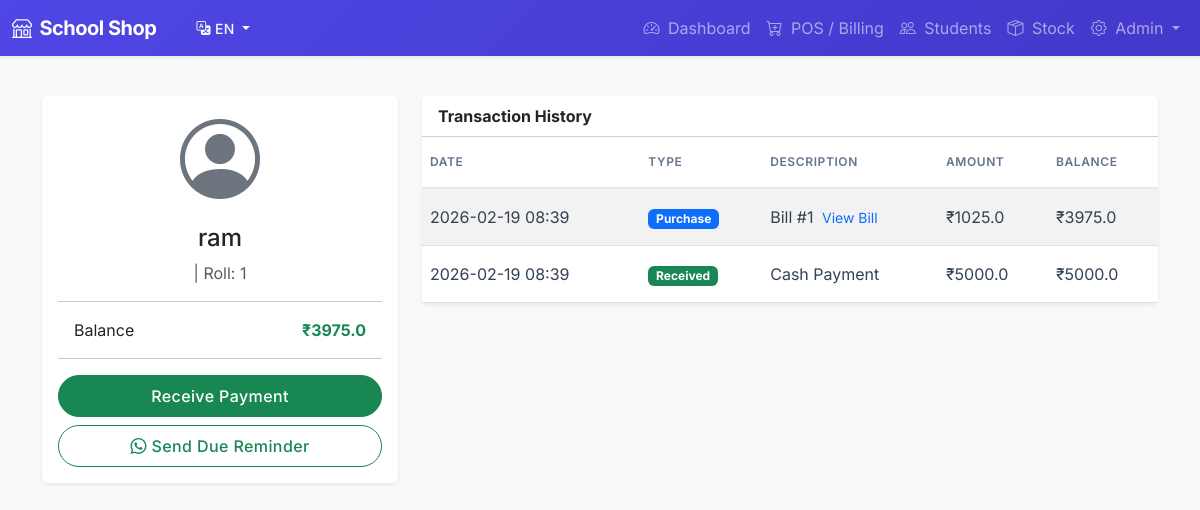
/students/1 (signed in), run on the app's committed database.
### app/models.py (models this page shows, shortened)
class Student(UserMixin, db.Model):
    __tablename__ = 'students'
    id = db.Column(db.Integer, primary_key=True)
    name = db.Column(db.String(100), nullable=False)
    password_hash = db.Column(db.String(255))
    class_id = db.Column(db.Integer, db.ForeignKey('classes.id'), nullable=True)
    roll_no = db.Column(db.String(20))
    parent_phone = db.Column(db.String(20))
    balance = db.Column(db.Float, default=0.0) # Positive = Wallet, Negative = Due
    language = db.Column(db.String(5), default='en')
    created_at = db.Column(db.DateTime, default=datetime.utcnow)
    transactions = db.relationship('Transaction', backref='student', lazy='dynamic')
    bills = db.relationship('Bill', backref='student', lazy='dynamic')

class Transaction(db.Model):
    __tablename__ = 'transactions'
    id = db.Column(db.Integer, primary_key=True)
    student_id = db.Column(db.Integer, db.ForeignKey('students.id'))
    type = db.Column(db.String(20)) # PURCHASE, PAYMENT, DEPOSIT
    amount = db.Column(db.Float, nullable=False) # Amount of transaction
    balance_after = db.Column(db.Float) # Balance after transaction
    description = db.Column(db.String(200))
    date = db.Column(db.DateTime, default=datetime.utcnow)
    related_bill_id = db.Column(db.Integer, db.ForeignKey('bills.id'), nullable=True)

### app/routes/student.py (the view)
@student_bp.route('/<int:id>')
@admin_required
def view_student(id):
    student = Student.query.get_or_404(id)
    transactions = Transaction.query \
        .filter_by(student_id=id) \
        .order_by(Transaction.date.desc()) \
        .all()
    bills = Bill.query \
        .filter_by(student_id=id) \
        .order_by(Bill.date.desc()) \
        .all()
    return render_template(
        'students/view.html',
        student=student,
        transactions=transactions,
        bills=bills
    )

### app/models.py (called while the page is built)
@login_manager.user_loader
def load_user(user_id):
    user_type = session.get('user_type')
    if user_type == 'student':
        return Student.query.get(int(user_id))
    elif user_type == 'admin':
        return User.query.get(int(user_id))
    return None

### app/templates/students/view.html (shortened to what this page needs)
{% extends "base.html" %}
{% block content %}
<div class="row">
    <div class="col-md-4 mb-3">
        <div class="card border-0 shadow-sm">
            <div class="card-body text-center">
                <div class="mb-3">
                    <div class="display-1 text-secondary"><i class="bi bi-person-circle"></i></div>
                </div>
                <h4>{{ student.name }}</h4>
                <p class="text-muted">{{ student.class_section }} | Roll: {{ student.roll_no }}</p>
                <hr>
                <div class="d-flex justify-content-between px-3">
                    <span>Balance</span>
                    {% if student.balance < 0 %} <span class="fw-bold text-danger">Due: ₹{{ student.balance|abs
                        }}</span>
                        {% else %}
                        <span class="fw-bold text-success">₹{{ student.balance }}</span>
                        {% endif %}
                </div>
                <hr>
                <div class="d-grid gap-2">
                    <button class="btn btn-success" data-bs-toggle="modal" data-bs-target="#paymentModal">Receive
                        Payment</button>
                    {% set msg = 'Hello ' ~ student.name ~ ', your current due amount is ₹' ~ student.balance|abs %}
                    {% if student.parent_phone %}
                    <a href="https://wa.me/{{ student.parent_phone }}?text={{ msg|urlencode }}" target="_blank"
                        class="btn btn-outline-success"><i class="bi bi-whatsapp"></i> Send Due Reminder</a>
                    {% else %}
                    <button disabled class="btn btn-outline-secondary">No Phone Number</button>
                    {% endif %}
                </div>
            </div>
        </div>
    </div>
    <div class="col-md-8">
        <div class="card border-0 shadow-sm">
            <div class="card-header bg-white fw-bold">Transaction History</div>
            <div class="card-body p-0">
                <div class="table-responsive">
                    <table class="table table-striped mb-0">
                        <thead>
                            <tr>
                                <th>Date</th>
                                <th>Type</th>
                                <th>Description</th>
                                <th>Amount</th>
                                <th>Balance</th>
                            </tr>
                        </thead>
                        <tbody>
                            {% for tran in transactions %}
                            <tr>
                                <td>{{ tran.date.strftime('%Y-%m-%d %H:%M') }}</td>
                                <td>
                                    {% if tran.type == 'PAYMENT' %}
                                    <span class="badge bg-success">Received</span>
                                    {% elif tran.type == 'PURCHASE' %}
                                    <span class="badge bg-primary">Purchase</span>
                                    {% else %}
                                    <span class="badge bg-secondary">{{ tran.type }}</span>
                                    {% endif %}
                                </td>
                                <td>
                                    {{ tran.description }}
                                    {% if tran.related_bill_id %}
                                    <a href="{{ url_for('billing.invoice', id=tran.related_bill_id) }}"
                                        class="ms-1 small text-decoration-none">View Bill</a>
                                    {% endif %}
                                </td>
                                <td>₹{{ tran.amount }}</td>
                                <td>₹{{ tran.balance_after }}</td>
                            </tr>
                            {% endfor %}
                        </tbody>
                    </table>
                </div>
            </div>
        </div>
    </div>
</div>
{% endblock %}

### app/static/css/style.css (style rules this page uses)
:root { --primary: #4f46e5; --primary-hover: #4338ca; --secondary: #64748b; --success: #10b981; --danger: #ef4444; --warning: #f59e0b; --info: #3b82f6; --light: #f8fafc; --dark: #1e293b; --body-bg: #f1f5f9; --card-bg: #ffffff; --shadow-sm: 0 1px 2px 0 rgb(0 0 0 / 0.05); --shadow: 0 4px 6px -1px rgb(0 0 0 / 0.1), 0 2px 4px -2px rgb(0 0 0 / 0.1); --shadow-md: 0 10px 15px -3px rgb(0 0 0 / 0.1), 0 4px 6px -4px rgb(0 0 0 / 0.1); --shadow-lg: 0 20px 25px -5px rgb(0 0 0 / 0.1), 0 8px 10px -6px rgb(0 0 0 / 0.1); --font-family: 'Inter', system-ui, -apple-system, sans-serif; }
body { font-family: var(--font-family); background-color: var(--body-bg); color: var(--dark); -webkit-font-smoothing: antialiased; }
.card { border: none; background: var(--card-bg); box-shadow: var(--shadow); transition: transform 0.2s, box-shadow 0.2s; }
.btn { border-radius: 9999px; padding: 0.5rem 1.5rem; font-weight: 500; transition: all 0.2s; letter-spacing: 0.025em; }
.table thead th { font-weight: 600; text-transform: uppercase; font-size: 0.75rem; letter-spacing: 0.05em; color: var(--secondary); border-bottom: 2px solid #e2e8f0; padding-top: 1rem; padding-bottom: 1rem; }
.table tbody td { vertical-align: middle; padding-top: 1rem; padding-bottom: 1rem; color: #334155; }

### data on the page
Student: name "ram", roll_no "1", balance "3975.0"
Transaction: date "2026-02-19 08:39", type "Purchase", description "Bill #1", amount "1025.0", balance_after "3975.0"
Transaction: date "2026-02-19 08:39", type "Received", description "Cash Payment", amount "5000.0", balance_after "5000.0"

### other printed values
{{ 'EN' if lang=='en' else 'GU' }} "EN"
{{ get_text('dashboard') }} "Dashboard"
{{ get_text('pos') }} "POS / Billing"
{{ get_text('students') }} "Students"
{{ get_text('stock') }} "Stock"
